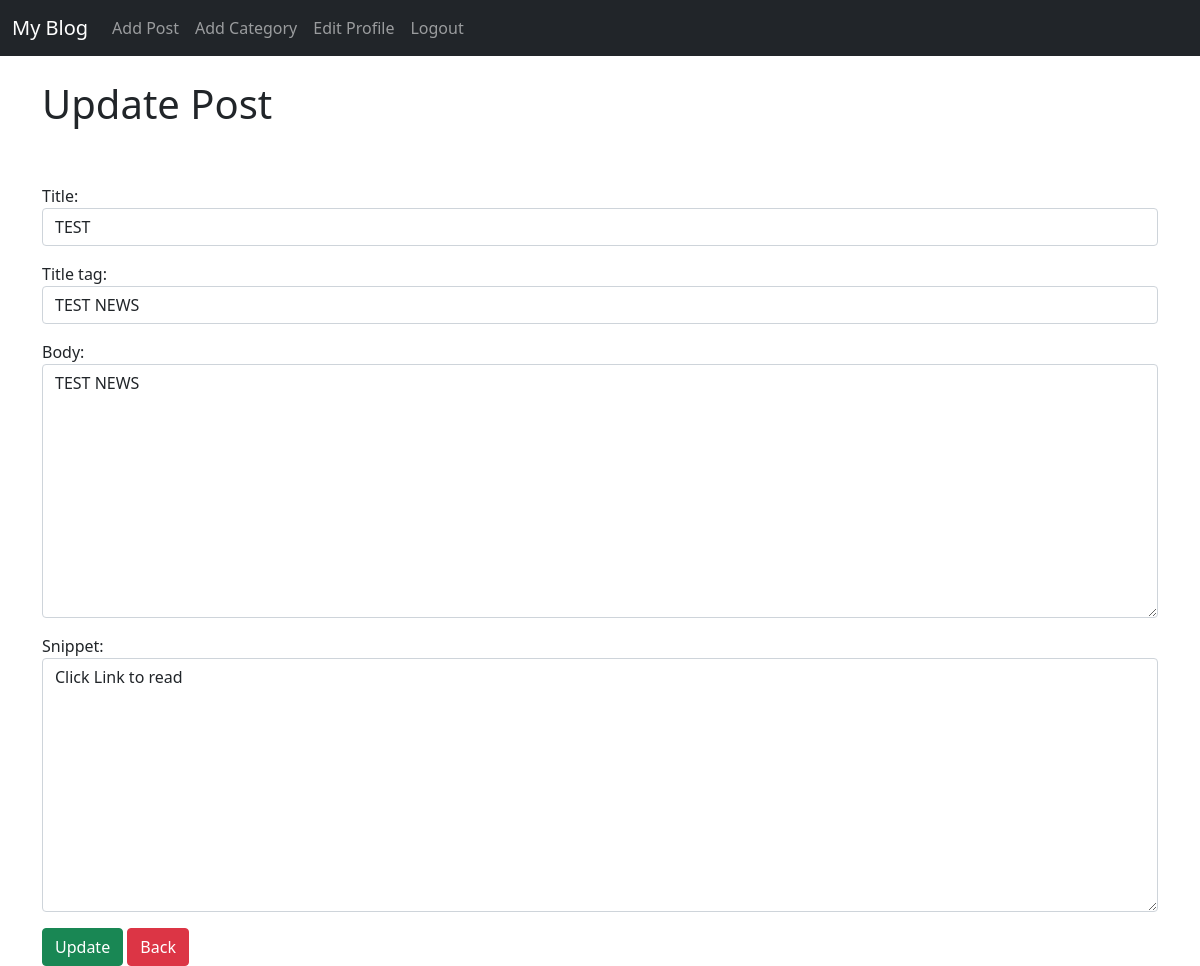
The app's page /post/edit/16 (signed in) with its own data.
### libpro/models.py (models this page shows, shortened)
class Post(models.Model):
    title = models.CharField(max_length=255)
    header_image = models.ImageField(null = True, blank = True, upload_to='images/' )
    title_tag = models.CharField(max_length=255)
    author = models.ForeignKey(User, on_delete=models.CASCADE)
    body = RichTextField(blank=True, null=True)
    post_date = models.DateTimeField(auto_now_add=True)
    category = models.CharField(max_length=255, default = 'Personal')
    snippet = models.CharField(max_length=255)
    likes = models.ManyToManyField(User, related_name='blog_posts')

### libpro/views.py (the view)
# urls.py: path('post/edit/<int:pk>', UpdatePostView.as_view(), name = 'post_edit'),
class UpdatePostView(UpdateView):
    model = Post
    form_class = EditForm
    template_name = "update_post.html"

### libpro/forms.py
class EditForm(forms.ModelForm):
    class Meta:
        model = Post
        fields =('title', 'title_tag', 'body', 'snippet')
        widgets = {
            'title': forms.TextInput(attrs={'class': 'form-control', 'placeholder': 'Post Title'}),
            'title_tag': forms.TextInput(attrs={'class': 'form-control', 'placeholder': 'Post Title Tag'}),
            'body': forms.Textarea(attrs={'class': 'form-control', 'placeholder': 'Whats in your mind'}),
            'snippet': forms.Textarea(attrs={'class': 'form-control', 'placeholder': 'Whats in your mind'}),
        }

### libpro/templates/update_post.html (shortened to what this page needs)
{% extends 'base.html'%}
{% block content %}
{% if user.is_authenticated %}
    {% if user.id == post.author.id %}
        <h1>Update Post</h1>
        <br /><br />
        <div class="form-group">
        <form method="POST">
            {{ form.as_p }}
            <button class="btn btn-success">Update</button>
            <a href="{% url 'home' %}" class="btn btn-danger">Back</a>
        </div>
    {% else %}
        You can't edit this post.
    {% endif %}
{% else %}
You are not logged in. Please log in to update your post.
{% endif %}
{% endblock %}

### records on screen
Post: title "TEST", title_tag "TEST NEWS", body "TEST NEWS", snippet "Click Link to read"
